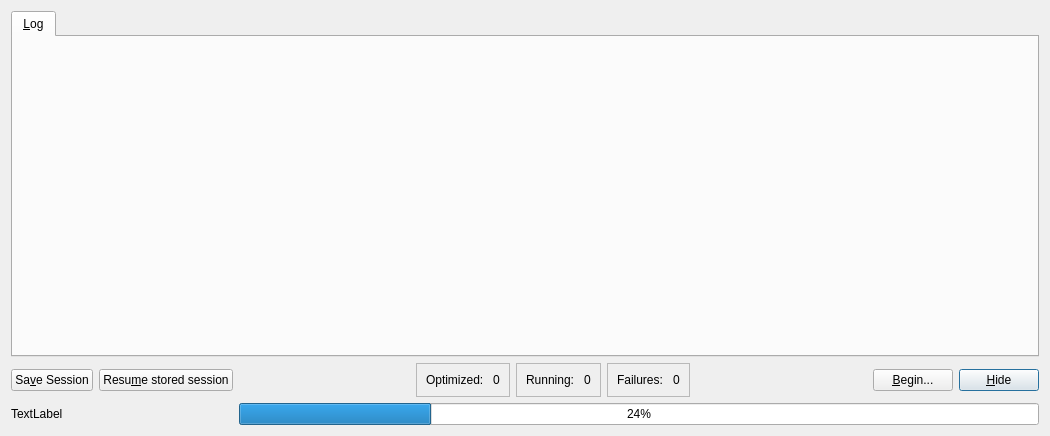
<?xml version="1.0" encoding="UTF-8"?>
<ui version="4.0">
 <class>MolecularXtalOptDialog</class>
 <widget class="QDialog" name="MolecularXtalOptDialog">
  <property name="geometry">
   <rect>
    <x>0</x>
    <y>0</y>
    <width>1050</width>
    <height>436</height>
   </rect>
  </property>
  <property name="sizePolicy">
   <sizepolicy hsizetype="Preferred" vsizetype="Preferred">
    <horstretch>0</horstretch>
    <verstretch>0</verstretch>
   </sizepolicy>
  </property>
  <property name="windowTitle">
   <string>XtalOpt</string>
  </property>
  <property name="windowIcon">
   <iconset resource="../xtalopt.qrc">
    <normaloff>:/xtalopt/icons/images/xtalopt-logo.png</normaloff>:/xtalopt/icons/images/xtalopt-logo.png</iconset>
  </property>
  <layout class="QGridLayout" name="gridLayout">
   <item row="4" column="8">
    <widget class="QPushButton" name="pushButton">
     <property name="sizePolicy">
      <sizepolicy hsizetype="Fixed" vsizetype="Fixed">
       <horstretch>0</horstretch>
       <verstretch>0</verstretch>
      </sizepolicy>
     </property>
     <property name="text">
      <string>&amp;Hide</string>
     </property>
    </widget>
   </item>
   <item row="4" column="7">
    <widget class="QPushButton" name="push_begin">
     <property name="sizePolicy">
      <sizepolicy hsizetype="Fixed" vsizetype="Fixed">
       <horstretch>0</horstretch>
       <verstretch>0</verstretch>
      </sizepolicy>
     </property>
     <property name="text">
      <string>&amp;Begin...</string>
     </property>
    </widget>
   </item>
   <item row="4" column="0">
    <widget class="QPushButton" name="push_save">
     <property name="text">
      <string>Sa&amp;ve Session</string>
     </property>
    </widget>
   </item>
   <item row="4" column="1">
    <widget class="QPushButton" name="push_resume">
     <property name="text">
      <string>Resu&amp;me stored session</string>
     </property>
    </widget>
   </item>
   <item row="4" column="3">
    <widget class="QFrame" name="frame">
     <property name="frameShape">
      <enum>QFrame::StyledPanel</enum>
     </property>
     <property name="frameShadow">
      <enum>QFrame::Raised</enum>
     </property>
     <layout class="QGridLayout" name="gridLayout_2">
      <item row="0" column="0">
       <widget class="QLabel" name="label">
        <property name="text">
         <string>Optimized: </string>
        </property>
       </widget>
      </item>
      <item row="0" column="1">
       <widget class="QLabel" name="label_opt">
        <property name="text">
         <string>0</string>
        </property>
       </widget>
      </item>
     </layout>
    </widget>
   </item>
   <item row="4" column="4">
    <widget class="QFrame" name="frame_2">
     <property name="frameShape">
      <enum>QFrame::StyledPanel</enum>
     </property>
     <property name="frameShadow">
      <enum>QFrame::Raised</enum>
     </property>
     <layout class="QGridLayout" name="gridLayout_3">
      <item row="0" column="0">
       <widget class="QLabel" name="label_3">
        <property name="text">
         <string>Running: </string>
        </property>
       </widget>
      </item>
      <item row="0" column="1">
       <widget class="QLabel" name="label_run">
        <property name="text">
         <string>0</string>
        </property>
       </widget>
      </item>
     </layout>
    </widget>
   </item>
   <item row="4" column="5">
    <widget class="QFrame" name="frame_4">
     <property name="frameShape">
      <enum>QFrame::StyledPanel</enum>
     </property>
     <property name="frameShadow">
      <enum>QFrame::Raised</enum>
     </property>
     <layout class="QGridLayout" name="gridLayout_5">
      <item row="0" column="0">
       <widget class="QLabel" name="label_7">
        <property name="text">
         <string>Failures: </string>
        </property>
       </widget>
      </item>
      <item row="0" column="1">
       <widget class="QLabel" name="label_fail">
        <property name="text">
         <string>0</string>
        </property>
       </widget>
      </item>
     </layout>
    </widget>
   </item>
   <item row="2" column="0" colspan="9">
    <widget class="QTabWidget" name="tabs">
     <property name="currentIndex">
      <number>0</number>
     </property>
     <property name="usesScrollButtons">
      <bool>false</bool>
     </property>
     <widget class="QWidget" name="tab_log">
      <attribute name="title">
       <string>&amp;Log</string>
      </attribute>
      <layout class="QGridLayout" name="gridLayout_7"/>
     </widget>
    </widget>
   </item>
   <item row="4" column="6">
    <spacer name="horizontalSpacer">
     <property name="orientation">
      <enum>Qt::Horizontal</enum>
     </property>
     <property name="sizeHint" stdset="0">
      <size>
       <width>40</width>
       <height>20</height>
      </size>
     </property>
    </spacer>
   </item>
   <item row="4" column="2">
    <spacer name="horizontalSpacer_2">
     <property name="orientation">
      <enum>Qt::Horizontal</enum>
     </property>
     <property name="sizeHint" stdset="0">
      <size>
       <width>40</width>
       <height>20</height>
      </size>
     </property>
    </spacer>
   </item>
   <item row="5" column="0" colspan="2">
    <widget class="QLabel" name="label_prog">
     <property name="text">
      <string>TextLabel</string>
     </property>
    </widget>
   </item>
   <item row="5" column="2" colspan="7">
    <widget class="QProgressBar" name="progbar">
     <property name="value">
      <number>24</number>
     </property>
    </widget>
   </item>
  </layout>
 </widget>
 <tabstops>
  <tabstop>tabs</tabstop>
  <tabstop>push_save</tabstop>
  <tabstop>push_resume</tabstop>
  <tabstop>push_begin</tabstop>
  <tabstop>pushButton</tabstop>
 </tabstops>
 <resources>
  <include location="../xtalopt.qrc"/>
 </resources>
 <connections>
  <connection>
   <sender>pushButton</sender>
   <signal>clicked()</signal>
   <receiver>XtalOptDialog</receiver>
   <slot>accept()</slot>
   <hints>
    <hint type="sourcelabel">
     <x>840</x>
     <y>494</y>
    </hint>
    <hint type="destinationlabel">
     <x>199</x>
     <y>149</y>
    </hint>
   </hints>
  </connection>
 </connections>
</ui>
